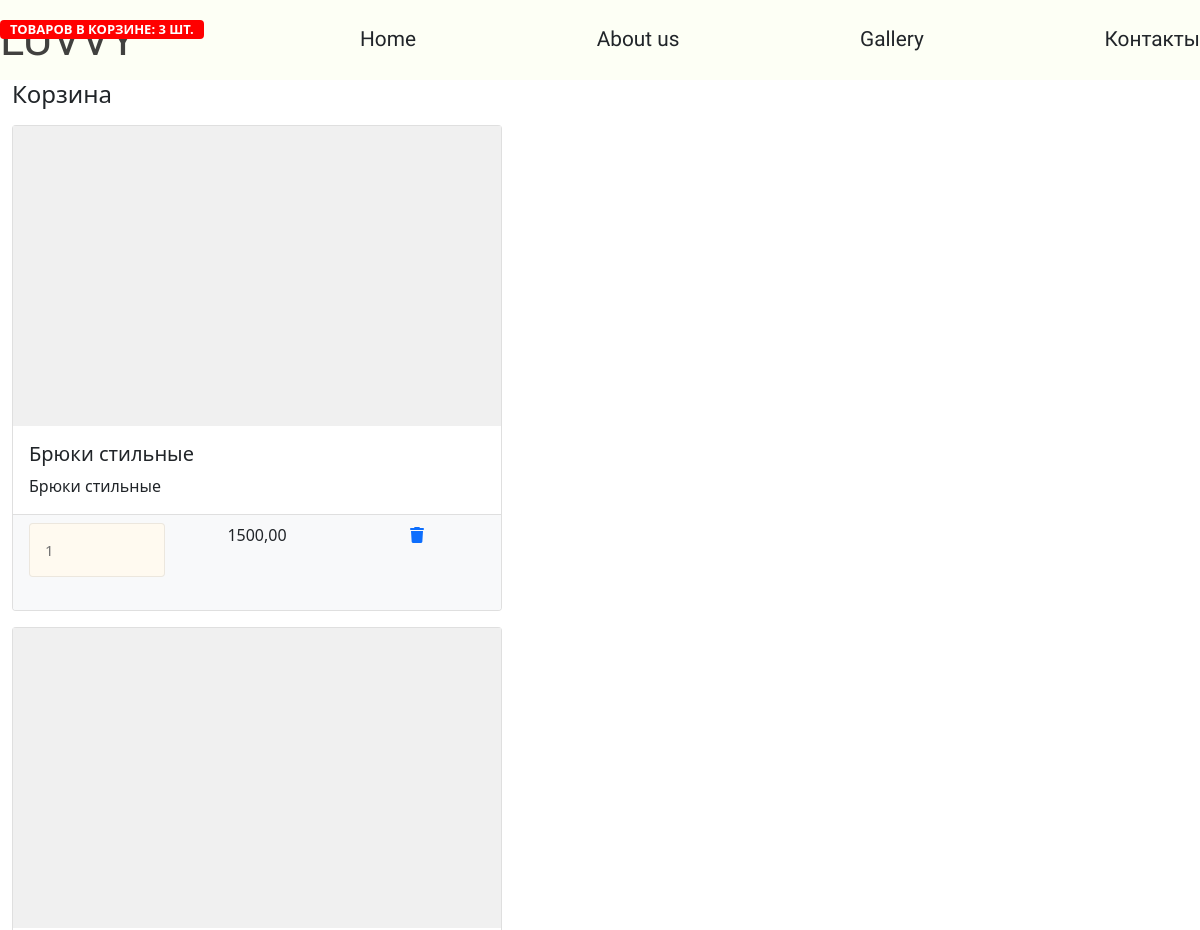
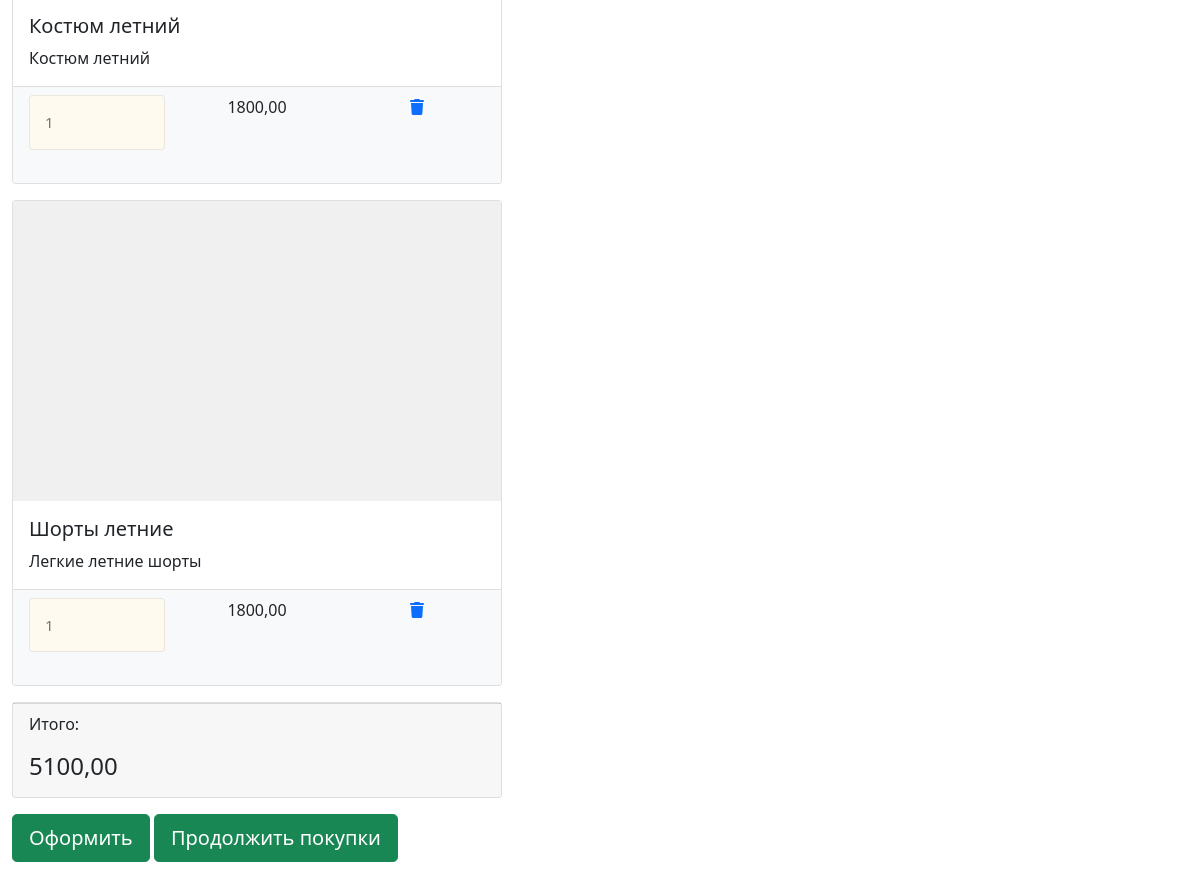
Before: /basket (signed in) with the older database file (2 pictures, top to bottom).
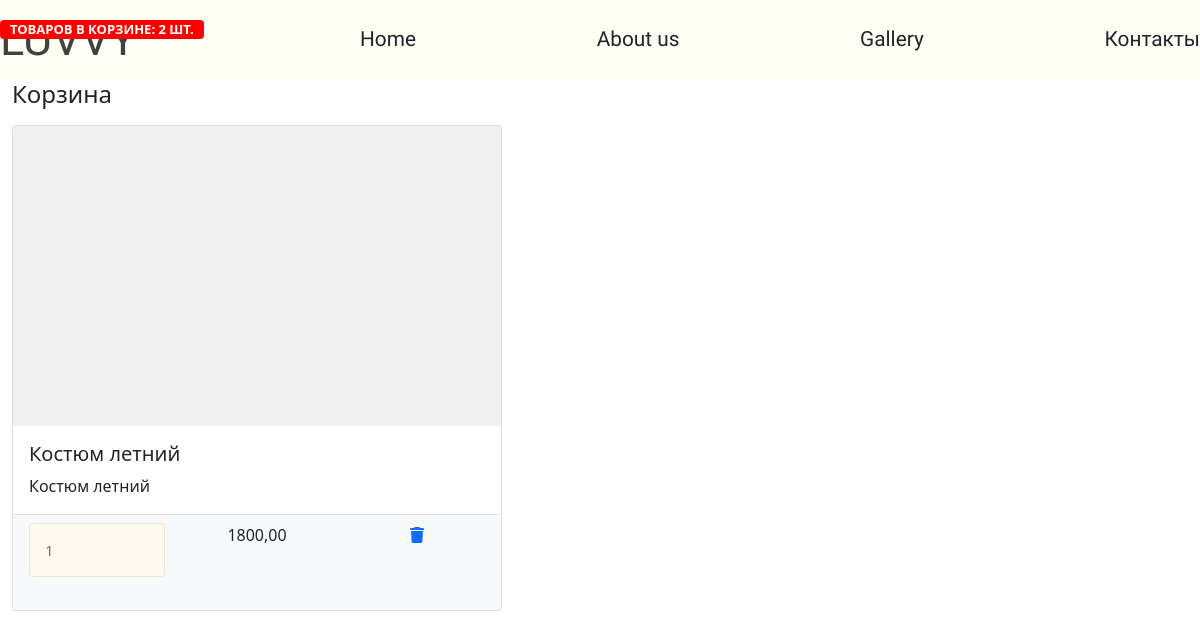
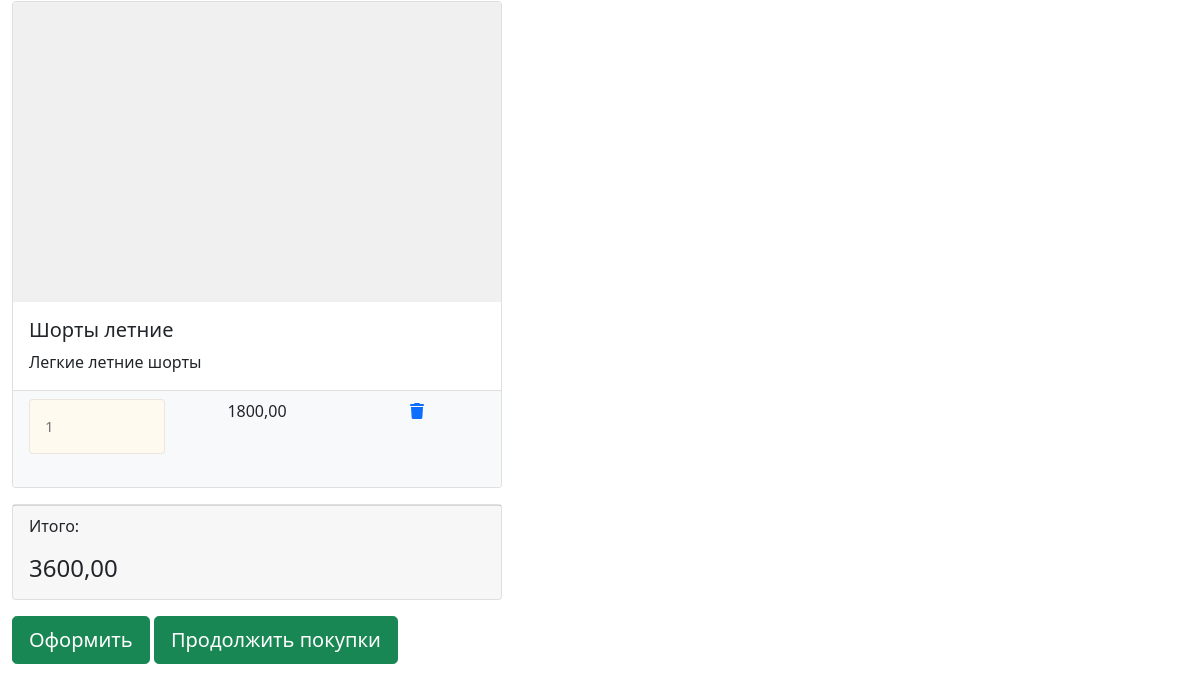
After: the same page with the newer database file (2 pictures, top to bottom).
### shop_app/models.py (models this page shows, shortened)
class Basket(models.Model):
    user = models.ForeignKey(UserDressModel, on_delete=models.CASCADE)
    product = models.ForeignKey(ProductModel, on_delete=models.CASCADE)
    quantity = models.PositiveIntegerField(default=0)
    class Meta:
        verbose_name = 'Корзина'
        verbose_name_plural = 'Корзины'
    def sum(self):                  # Общая сумма товаров (одного наименования)
        return self.quantity * self.product.price
    def total_quantity(self):       # Общее количество товаров в корзине!
        baskets = Basket.objects.filter(user=self.user)
        return sum(basket.quantity for basket in baskets)
    def total_sum(self):            # Общая сумма товаров в корзине!
        baskets = Basket.objects.filter(user=self.user)
        return sum(basket.sum() for basket in baskets)

class UserDressModel(AbstractUser):
    GENDER = (
        ('муж', 'муж'),
        ('жен', 'жен')
    )
    name = models.CharField('Имя', max_length=30)
    middle_name = models.CharField('Второе имя', blank=True, null=True, max_length=20)
    first_login = models.DateTimeField(null=True)
    phone = models.CharField('Номер телефона', max_length=15)
    avatar = models.ImageField(upload_to='user/avatar/', blank=True, null=True)
    bio = models.TextField('О себе', blank=True, null=True)
    social = models.CharField('Соц. сеть', max_length=200, blank=True, null=True)
    birthday = models.DateField('День рождения', blank=True, null=True)
    gender = models.CharField('Пол', max_length=6, choices=GENDER, default='')

class ProductModel(models.Model):
    category = models.ForeignKey(CategoryModel, related_name='products', on_delete=models.CASCADE)
    name = models.CharField('Наименование', max_length=50, db_index=True)
    slug = models.SlugField('URL', max_length=50, db_index=True)
    image = models.ImageField('Изображение', upload_to='products/', blank=True)
    description = models.TextField('Описание', blank=True)
    size = models.CharField('Размер', max_length=4, blank=True)
    price = models.DecimalField('Цена', max_digits=10, decimal_places=2)
    stock = models.PositiveIntegerField('Запас')
    available = models.BooleanField('Наличие', default=True)
    colour = models.CharField('Цвет', max_length=20, blank=True)
    created = models.DateTimeField('Дата создания', auto_now_add=True)
    updated = models.DateTimeField('Дата обновления', auto_now=True)
    class Meta:
        ordering = ('name',)
        verbose_name = 'Товар'
        verbose_name_plural = 'Товары'

### shop_app/views.py (the view)
# urls.py: path('basket', basket, name='basket'),
@login_required
def basket(request):
    basket_items = Basket.objects.filter(user=request.user).order_by('product__category')
    context = {
        'products': basket_items,
        'baskets': Basket.objects.filter(user=request.user)
    }
    return render(request, 'shop_app/basket.html', context)

### shop_app/templates/shop_app/basket.html (shortened to what this page needs)
{% extends 'shop_app/base.html' %}
{% load static %}
{% block basket %}
<div class="container">
    <div class="basket_list">
        <div class="col-lg-5">
            {% if products %}
                <h4 class="mt3 mb-3 d-flex justify-content-between align-items-center mb-3">
                    Корзина <span class="badge badge-secondary badge-pill">Товаров в Корзине:
                    {{ products.0.total_quantity }} шт.</span>
                </h4>
                {% for basket in products %}
                  <div class="card mb-3">
                      <div class="product-tumb">
                      </div>
                    <div class="card-body">
                      <h5 class="card-title">{{ basket.product.name }}</h5>
                      <p class="card-text">{{ basket.product.description }}</p>
                    </div>
                    <ul class="list-group list-group-flush">
                      <li class="list-group-item bg-light">
                        <div class="row text-center">
                          <div class="col-lg-4">
                            <input name="{{ basket.id }}" type="number" class="form-control" value="{{ basket.quantity }}" min="0">
                          </div>
                          <div class="col-lg-4">{{ basket.sum }}</div>
                          <div class="col-lg-4">
                            <a href="{% url 'shop_app:basket_delete' basket.id %}"><i class="fas fa-trash"></i></a>
                          </div>
                        </div>
                      </li>
                    </ul>
                  </div>
                {% endfor %}
            <div class="card mb-3">
              <div class="card-footer">
                <p class="float-left">Итого: </p>
                <h4 class="float-right">{{ products.0.total_sum }}</h4>
              </div>
            </div>
                <button type="button" class="btn btn-success btn-lg float-right">Оформить</button>
                <a href="/product"><button type="button"
                                    class="btn btn-success btn-lg float-right">Продолжить покупки</button></a>
        </div>
        {% else %}
        <div class="container">
            <h4 class="mt3 mb-3 text-center">Корзина пуста!</h4>
            <a href="/product"><button type="button"
                                    class="btn btn-success btn-lg float-right">Продолжить покупки</button></a>
        </div>
        {% endif %}
    </div>
</div>
{% endblock %}

Changed rows visible on the page:
removed Basket: user+quantity "3", product.name "Брюки стильные", product.description "Брюки стильные", quantity "1", sum "1500,00", user+quantity+product "5100,00"
removed Basket: product.name "Костюм летний", product.description "Костюм летний", quantity "1", sum "1800,00"
added Basket: user+quantity "2", product.name "Костюм летний", product.description "Костюм летний", quantity "1", sum "1800,00", user+quantity+product "3600,00"
